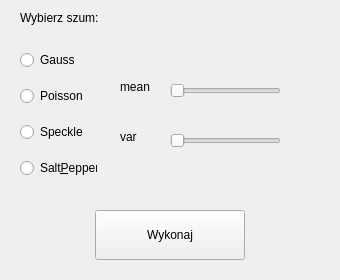
<?xml version="1.0" encoding="UTF-8"?>
<ui version="4.0">
 <class>Noise</class>
 <widget class="QWidget" name="Noise">
  <property name="geometry">
   <rect>
    <x>0</x>
    <y>0</y>
    <width>340</width>
    <height>280</height>
   </rect>
  </property>
  <property name="windowTitle">
   <string>Zaszumianie</string>
  </property>
  <widget class="QPushButton" name="pushButton_Noise">
   <property name="geometry">
    <rect>
     <x>95</x>
     <y>210</y>
     <width>150</width>
     <height>50</height>
    </rect>
   </property>
   <property name="sizePolicy">
    <sizepolicy hsizetype="Minimum" vsizetype="Fixed">
     <horstretch>0</horstretch>
     <verstretch>0</verstretch>
    </sizepolicy>
   </property>
   <property name="minimumSize">
    <size>
     <width>150</width>
     <height>50</height>
    </size>
   </property>
   <property name="text">
    <string>Wykonaj</string>
   </property>
  </widget>
  <widget class="QLabel" name="label">
   <property name="geometry">
    <rect>
     <x>20</x>
     <y>10</y>
     <width>101</width>
     <height>16</height>
    </rect>
   </property>
   <property name="text">
    <string>Wybierz szum:</string>
   </property>
  </widget>
  <widget class="QWidget" name="verticalLayoutWidget">
   <property name="geometry">
    <rect>
     <x>20</x>
     <y>40</y>
     <width>77</width>
     <height>151</height>
    </rect>
   </property>
   <layout class="QVBoxLayout" name="verticalLayout">
    <item>
     <widget class="QRadioButton" name="radioButton_Gauss">
      <property name="layoutDirection">
       <enum>Qt::LeftToRight</enum>
      </property>
      <property name="text">
       <string>Gauss</string>
      </property>
     </widget>
    </item>
    <item>
     <widget class="QRadioButton" name="radioButton_Poisson">
      <property name="text">
       <string>Poisson</string>
      </property>
     </widget>
    </item>
    <item>
     <widget class="QRadioButton" name="radioButton_Speckle">
      <property name="text">
       <string>Speckle</string>
      </property>
     </widget>
    </item>
    <item>
     <widget class="QRadioButton" name="radioButton_SaltPepper">
      <property name="text">
       <string>Salt&amp;Pepper</string>
      </property>
     </widget>
    </item>
   </layout>
  </widget>
  <widget class="QSlider" name="horizontalSlider">
   <property name="geometry">
    <rect>
     <x>170</x>
     <y>80</y>
     <width>111</width>
     <height>21</height>
    </rect>
   </property>
   <property name="minimum">
    <number>1</number>
   </property>
   <property name="maximum">
    <number>250</number>
   </property>
   <property name="orientation">
    <enum>Qt::Horizontal</enum>
   </property>
  </widget>
  <widget class="QSlider" name="horizontalSlider_2">
   <property name="geometry">
    <rect>
     <x>170</x>
     <y>130</y>
     <width>111</width>
     <height>22</height>
    </rect>
   </property>
   <property name="minimum">
    <number>1</number>
   </property>
   <property name="maximum">
    <number>250</number>
   </property>
   <property name="orientation">
    <enum>Qt::Horizontal</enum>
   </property>
  </widget>
  <widget class="QLabel" name="label_2">
   <property name="geometry">
    <rect>
     <x>120</x>
     <y>80</y>
     <width>47</width>
     <height>13</height>
    </rect>
   </property>
   <property name="text">
    <string>mean</string>
   </property>
  </widget>
  <widget class="QLabel" name="label_3">
   <property name="geometry">
    <rect>
     <x>120</x>
     <y>130</y>
     <width>47</width>
     <height>13</height>
    </rect>
   </property>
   <property name="text">
    <string>var</string>
   </property>
  </widget>
  <widget class="QLabel" name="label_Mean">
   <property name="geometry">
    <rect>
     <x>290</x>
     <y>80</y>
     <width>47</width>
     <height>13</height>
    </rect>
   </property>
   <property name="text">
    <string/>
   </property>
  </widget>
  <widget class="QLabel" name="label_Var">
   <property name="geometry">
    <rect>
     <x>290</x>
     <y>130</y>
     <width>47</width>
     <height>13</height>
    </rect>
   </property>
   <property name="text">
    <string/>
   </property>
  </widget>
 </widget>
 <resources/>
 <connections>
  <connection>
   <sender>horizontalSlider</sender>
   <signal>sliderMoved(int)</signal>
   <receiver>Noise</receiver>
   <slot>slider_change(int)</slot>
   <hints>
    <hint type="sourcelabel">
     <x>239</x>
     <y>50</y>
    </hint>
    <hint type="destinationlabel">
     <x>169</x>
     <y>139</y>
    </hint>
   </hints>
  </connection>
  <connection>
   <sender>horizontalSlider_2</sender>
   <signal>sliderMoved(int)</signal>
   <receiver>Noise</receiver>
   <slot>slider_change_2(int)</slot>
   <hints>
    <hint type="sourcelabel">
     <x>239</x>
     <y>100</y>
    </hint>
    <hint type="destinationlabel">
     <x>169</x>
     <y>139</y>
    </hint>
   </hints>
  </connection>
 </connections>
 <slots>
  <slot>slider_change(int)</slot>
  <slot>slider_change_2(int)</slot>
 </slots>
</ui>
